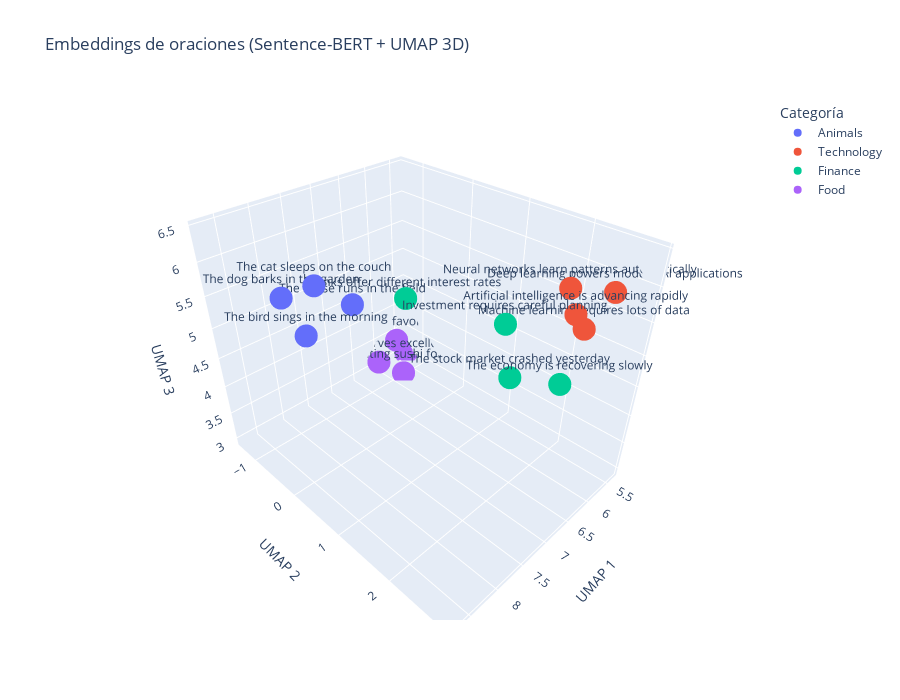

Notebook code cell kept with this figure:
### Code cell
# 3D visualization with Plotly
fig = px.scatter_3d(
    x=embeddings_3d[:, 0],
    y=embeddings_3d[:, 1],
    z=embeddings_3d[:, 2],
    text=sentences,
    color=categories,
    title="Embeddings de oraciones (Sentence-BERT + UMAP 3D)",
    labels={'color': 'Categoría'}
)

fig.update_traces(marker=dict(size=8))
fig.update_layout(
    scene=dict(
        xaxis_title='UMAP 1',
        yaxis_title='UMAP 2',
        zaxis_title='UMAP 3'
    ),
    width=900,
    height=700
)
fig.show()

### Figure 1 — Plotly figure (JSON) as saved in the notebook; plotly's stock layout.template omitted (floating-point values rounded to 4 significant figures)
{"data": [{"hovertemplate": "Categoría=Animals<br>x=%{x}<br>y=%{y}<br>z=%{z}<br>text=%{text}<extra></extra>", "legendgroup": "Animals", "marker": {"color": "#636efa", "size": 8, "symbol": "circle"}, "mode": "markers+text", "name": "Animals", "scene": "scene", "showlegend": true, "text": ["The dog barks in the garden", "The cat sleeps on the couch", "The bird sings in the morning", "The horse runs in the field"], "type": "scatter3d", "x": [8.743, 8.642, 8.707, 8.105], "y": [0.2398, 0.7568, 0.5936, 0.6925], "z": [6.131, 6.446, 5.776, 5.971]}, {"hovertemplate": "Categoría=Technology<br>x=%{x}<br>y=%{y}<br>z=%{z}<br>text=%{text}<extra></extra>", "legendgroup": "Technology", "marker": {"color": "#EF553B", "size": 8, "symbol": "circle"}, "mode": "markers+text", "name": "Technology", "scene": "scene", "showlegend": true, "text": ["Artificial intelligence is advancing rapidly", "Machine learning requires lots of data", "Neural networks learn patterns automatically", "Deep learning powers modern AI applications"], "type": "scatter3d", "x": [6.525, 6.081, 5.942, 5.557], "y": [2.649, 2.542, 2.197, 2.591], "z": [5.998, 5.561, 5.928, 5.875]}, {"hovertemplate": "Categoría=Finance<br>x=%{x}<br>y=%{y}<br>z=%{z}<br>text=%{text}<extra></extra>", "legendgroup": "Finance", "marker": {"color": "#00cc96", "size": 8, "symbol": "circle"}, "mode": "markers+text", "name": "Finance", "scene": "scene", "showlegend": true, "text": ["The stock market crashed yesterday", "Banks offer different interest rates", "Investment requires careful planning", "The economy is recovering slowly"], "type": "scatter3d", "x": [7.386, 7.786, 7.129, 7.07], "y": [2.457, 1.244, 2.148, 2.897], "z": [5.482, 6.145, 5.919, 5.456]}, {"hovertemplate": "Categoría=Food<br>x=%{x}<br>y=%{y}<br>z=%{z}<br>text=%{text}<extra></extra>", "legendgroup": "Food", "marker": {"color": "#ab63fa", "size": 8, "symbol": "circle"}, "mode": "markers+text", "name": "Food", "scene": "scene", "showlegend": true, "text": ["Pizza is my favorite food", "I love eating sushi for dinner", "The restaurant serves excellent pasta", "Cooking at home is healthier"], "type": "scatter3d", "x": [5.651, 5.823, 6.053, 5.361], "y": [-1.281, -0.9322, -1.321, -1.352], "z": [3.415, 2.966, 3.119, 2.974]}], "layout": {"height": 700, "legend": {"title": {"text": "Categoría"}, "tracegroupgap": 0}, "scene": {"domain": {"x": [0, 1], "y": [0, 1]}, "xaxis": {"title": {"text": "UMAP 1"}}, "yaxis": {"title": {"text": "UMAP 2"}}, "zaxis": {"title": {"text": "UMAP 3"}}}, "title": {"text": "Embeddings de oraciones (Sentence-BERT + UMAP 3D)"}, "width": 900}}
